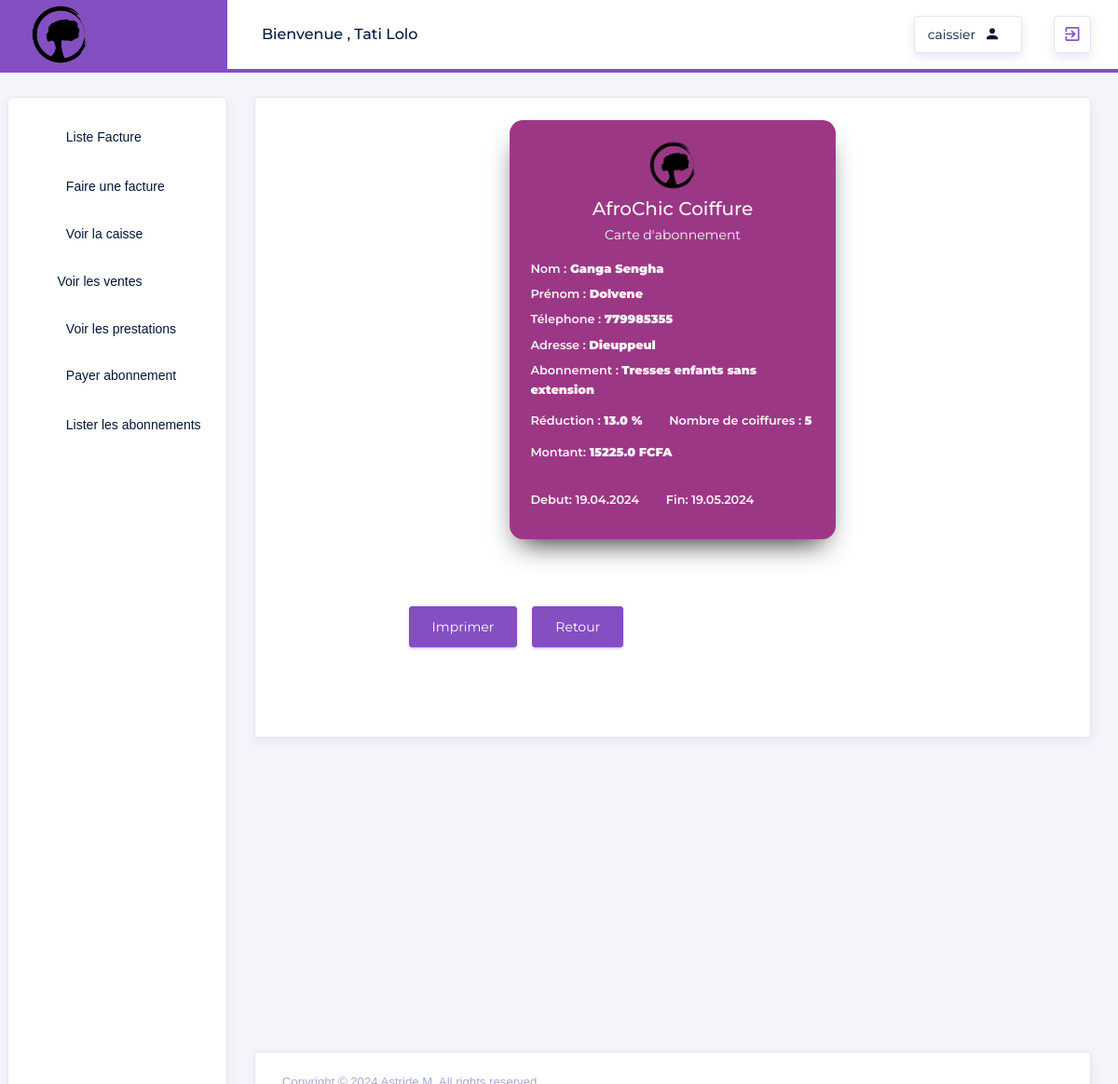
The page /Abonnement/details/1 (signed in) on the database its author committed.
### src/models.py (models this page shows, shortened)
class User(db.Model, UserMixin):
    id = db.Column(db.Integer, primary_key=True, autoincrement=True)
    login = db.Column(db.String(100), unique=True, nullable=False)
    password = db.Column(db.String(128), nullable=False)
    nom = db.Column(db.String(100), nullable=False)
    prenom = db.Column(db.String(100), nullable=False)
    telephone = db.Column(db.String(100), nullable=False)
    adresse = db.Column(db.String(250), nullable=False)
    role_id = db.Column(db.Integer, db.ForeignKey('role.id'), nullable=False)
    role = db.relationship('Role', backref=db.backref('users', lazy=True))

class Role(db.Model):
    id = db.Column(db.Integer, primary_key=True, autoincrement=True)
    name = db.Column(db.String(50), unique=True, nullable=False)

class Client(db.Model):
    id = db.Column(db.Integer, primary_key=True, autoincrement=True)
    nom = db.Column(db.String(100), nullable=False)
    prenom = db.Column(db.String(100), nullable=False)
    telephone = db.Column(db.String(100), nullable=False)
    adresse = db.Column(db.String(250), nullable=False)

class TypeAbonnement(db.Model):
    id = db.Column(db.Integer, primary_key=True, autoincrement=True)
    nomTypeAbonnement = db.Column(db.String(250), nullable=False)
    taux_reduction = db.Column(db.Float, nullable=True)
    nombre_coiffures_incluses = db.Column(db.Integer, nullable=False)
    nombre_coiffures_restantes = db.Column(db.Integer, nullable=False)
    coiffure_id = db.Column(db.Integer, db.ForeignKey('coiffure.id'))
    coiffure = db.relationship('Coiffure', back_populates='abonnements')

class Abonnement(db.Model):
    id = db.Column(db.Integer, primary_key=True, autoincrement=True)
    client_id = db.Column(db.Integer, db.ForeignKey('client.id'), nullable=False)
    type_abonnement_id = db.Column(db.Integer, db.ForeignKey('type_abonnement.id'), nullable=False)
    date_debut = db.Column(db.Date, nullable=False)
    date_fin = db.Column(db.Date, nullable=False)
    is_paye = db.Column(db.Boolean, default=False)
    is_valide = db.Column(db.Boolean, default=True)
    montant = db.Column(db.Float, nullable=False)
    client = db.relationship('Client', backref='abonnements')
    type_abonnement = db.relationship('TypeAbonnement', backref='abonnements')

### src/routes/gestionnaire_routes.py (the view)
@app.route('/Abonnement/details/<int:id>', methods=['GET'])
@login_required
def DetailAbonnement(id):
    abonnement = Abonnement.query.get_or_404(id)
    return render_template('gestionnaire/abonnement/DetailAbonnement.html', abonnement=abonnement)

### src/routes/auth_routes.py (called while the page is built)
@login_manager.user_loader
def load_user(user_id):
        return User.query.get(int(user_id))

### src/templates/gestionnaire/abonnement/DetailAbonnement.html
{% extends "layouts/base.html" %}
{% block content %}
  <div class="row">
    <div class="col-md-12">
        <div class="card">
          <div class="col-md-12">
            <div class="card-body">
              {% include "gestionnaire/abonnement/carte.html" %}
              <div class="card-body d-flex align-items-center m-5">
                <a href="{{ url_for('print_abonnement', id=abonnement.id) }}" class="btn btn-primary ml-5 mr-3">Imprimer</a>
                <a href="{{ url_for('ListAbonnement') }}" class="btn btn-primary">Retour</a>
            </div>
          </div>
            </div>
        </div>
    </div>
  </div>
{% endblock %}

### src/templates/layouts/base.html (shortened to what this page needs)
<!DOCTYPE html>
<html lang="en">
<head>
   <link rel="stylesheet" href="https://cdn.jsdelivr.net/npm/bootstrap@4.6.2/dist/css/bootstrap.min.css">
    <link rel="stylesheet" href="{{ url_for('static', filename='template/vendors/typicons/typicons.css') }}">
    <link rel="stylesheet" href="{{ url_for('static', filename='template/vendors/css/vendor.bundle.base.css') }}">
    <link rel="stylesheet" href="{{ url_for('static', filename='template/css/vertical-layout-light/style.css') }}">
    <link rel="stylesheet" href="https://cdnjs.cloudflare.com/ajax/libs/MaterialDesign-Webfont/7.4.47/css/materialdesignicons.min.css">
    <link href="https://cdn.jsdelivr.net/npm/select2@4.1.0-rc.0/dist/css/select2.min.css" rel="stylesheet" />
</head>
<body>
  <div class="container-scroller">
    <nav class="navbar col-lg-12 col-12 p-0 fixed-top d-flex flex-row">
      <div class="navbar-brand-wrapper d-flex justify-content-center">
        <div class="navbar-brand-inner-wrapper d-flex justify-content-between align-items-center w-100">
          <a class="navbar-brand brand-logo" href="#"> <img src="{{ url_for('static', filename='assets/img/logos/salon1.png') }}"   style="width: 40%; height: auto;" alt="logo"></a>
          <button class="navbar-toggler navbar-toggler align-self-center" type="button" data-toggle="minimize">
            <span class="typcn typcn-th-menu"></span>
          </button>
        </div>
      </div>
      <div class="navbar-menu-wrapper d-flex align-items-center justify-content-end">
        <ul class="navbar-nav mr-lg-2">
          <li class="nav-item nav-profile dropdown">
            <a class="nav-link" href="#" data-toggle="dropdown" id="profileDropdown">
              <span class="nav-profile-name">Bienvenue , {{ current_user.nom}} {{current_user.prenom}}</span>
            </a>
          </li>
        </ul>
        <ul class="navbar-nav navbar-nav-right">
          <li class="nav-item nav-date dropdown">
            <a class="nav-link d-flex justify-content-center align-items-center" href="javascript:;">
              <h6 class="date mb-0"> {{current_user.role.name}}</h6>
              <i class="mdi mdi-account"></i>
            </a>
          </li>
          <li class="nav-item dropdown">
            <a class="nav-link count-indicator d-flex justify-content-center align-items-center" id="messageDropdown" href="{{ url_for('logout')}}" >
              <i class="mdi mdi-exit-to-app text-primary"></i>
            </a>
          </li>
        </ul>
      </div>
    </nav>
    <div class="container-fluid page-body-wrapper">
      <nav class="sidebar sidebar-offcanvas" id="sidebar">
        <ul class="nav">
          {% if current_user.is_authenticated and current_user.role.name == 'caissier' %}
          <li class="nav-item">
            <a class="nav-link" href="{{ url_for('ListFacture') }}">
              <i class="typcn typcn-document-text menu-icon"></i>
              <span class="menu-arrow">Liste Facture</span>
            </a>
          </li>
          <li class="nav-item">
            <a class="nav-link" href="{{ url_for('AddFacture') }}">
              <i class="typcn typcn-document-text menu-icon"></i>
              <span class="menu-arrow">Faire une facture </span>
            </a>
          </li>
          <li class="nav-item">
            <a class="nav-link" href="{{ url_for('VoirCaisse') }}">
              <i class="typcn typcn-ticket menu-icon"></i>
              <span class="menu-title">Voir la caisse</span>
            </a>
          </li>
          <li class="nav-item">
            <a class="nav-link" href="{{ url_for('list_ventes_produits') }}">
              <i class="typcn typcn-th-list"></i>
              <span class="menu-title ml-2">Voir les ventes</span>
            </a>
          </li>
          <li class="nav-item">
            <a class="nav-link" href="{{ url_for('list_coiffures') }}">
              <i class="typcn typcn-scissors menu-icon"></i>
              <span class="menu-title">Voir les prestations</span>
            </a>
          </li>
          <li class="nav-item">
            <a class="nav-link" href="{{ url_for('AddPaiement') }}">
              <i class="typcn typcn-document-text menu-icon"></i>
              <span class="menu-arrow">Payer abonnement </span>
            </a>
          </li>
          <li class="nav-item">
            <a class="nav-link" href="{{ url_for('ListPaiement') }}">
              <i class="typcn typcn-document-text menu-icon"></i>
              <span class="menu-arrow">Lister les abonnements </span>
            </a>
          </li>
          {% endif %}
        </ul>
      </nav>
      <div class="main-panel">
        <div class="content-wrapper">
            {% block content %}{% endblock %}
        </div>
        <footer class="footer">
            <div class="card">
                <div class="card-body">
                    <div class="d-sm-flex justify-content-center justify-content-sm-between">
                        <span class="text-muted text-center text-sm-left d-block d-sm-inline-block">Copyright © 2024 Astride M. All rights reserved.</span>
                    </div>
                </div>
            </div>
        </footer>
      </div>
    </div>
  </div>
</body>
</html>

### src/templates/gestionnaire/abonnement/carte.html
<link rel="stylesheet" href="{{ url_for('static', filename='css/carte.css') }}">
<main class="carte_container">
  <section class="carte_card">
    <div class="product-info_title mt-1 mb-3">
      <img class="mb-2 "  src="{{ url_for('static', filename='assets/img/logos/salon1.png') }}" style="width: 18%; height: auto;" alt="logo">
      <h5>AfroChic Coiffure</h5>
      <p>Carte d'abonnement </p>
    </div>
    <div class="product-info">
          <p>Nom :<strong> {{abonnement.client.nom}}</strong></p>
          <p>Prénom :<strong> {{abonnement.client.prenom}}</strong></p>
        <p>Télephone : <strong> {{abonnement.client.telephone}}</strong></p>
        <p>Adresse : <strong>{{abonnement.client.adresse}}</strong></p>
      <p>Abonnement : <strong>{{abonnement.type_abonnement.nomTypeAbonnement}}</strong></p>
      <div class="info-row">
        <p>Réduction : <strong>{{abonnement.type_abonnement.taux_reduction }} %</strong> </p>
        <p>Nombre de coiffures : <strong>{{abonnement.type_abonnement.nombre_coiffures_incluses}}</strong> </p>
      </div>
        <p >Montant:<strong>  {{abonnement.montant}} FCFA </strong></p>
    </div>
    <div class="product-info">
      <div class="info-row mt-4 text-center">
       <p>Debut: {{ abonnement.date_debut.strftime('%d.%m.%Y') }}</p>
        <p>Fin: {{ abonnement.date_fin.strftime('%d.%m.%Y') }}</p>
      </div>
    </div>
  </section>
</main>

### src/static/css/carte.css (style rules this page uses)
:root { --dark-color-lighten: #f2f5ff; --red-card: #9c3786; --blue-card: #4bb7e6; --btn: #141414; --btn-hover: #3a3a3a; --text: #fbf7f7; }
body { margin: 0; padding: 0; box-sizing: border-box; height: 100vh; width: 100vw; font-family: "Montserrat", sans-serif; }
a { text-decoration: none; }
.carte_container { margin: auto; display: flex; align-items: center; justify-content: space-evenly; }
.carte_card { position: relative; padding: 1rem; width: 350px; height: 450px; box-shadow: -1px 15px 30px -12px rgb(32, 32, 32); border-radius: 0.9rem; background-color: var(--red-card); color: var(--text); cursor: pointer; }
.product-info { text-align: left; }
.product-info_title { text-align: center; }
.product-info p { margin: 0.4rem; font-size: 0.8rem; font-weight: 600; }
.info-row { display: flex; align-items: left; gap: 1rem; }

### rows shown on the page
User: nom "Tati", prenom "Lolo"
Role: role.name "caissier"
Client: client.nom "Ganga Sengha", client.prenom "Dolvene", client.telephone "779985355", client.adresse "Dieuppeul"
TypeAbonnement: type_abonnement.nomTypeAbonnement "Tresses enfants sans extension", type_abonnement.taux_reduction "13.0", type_abonnement.nombre_coiffures_incluses "5"
Abonnement: montant "15225.0", date_debut "19.04.2024", date_fin "19.05.2024"
